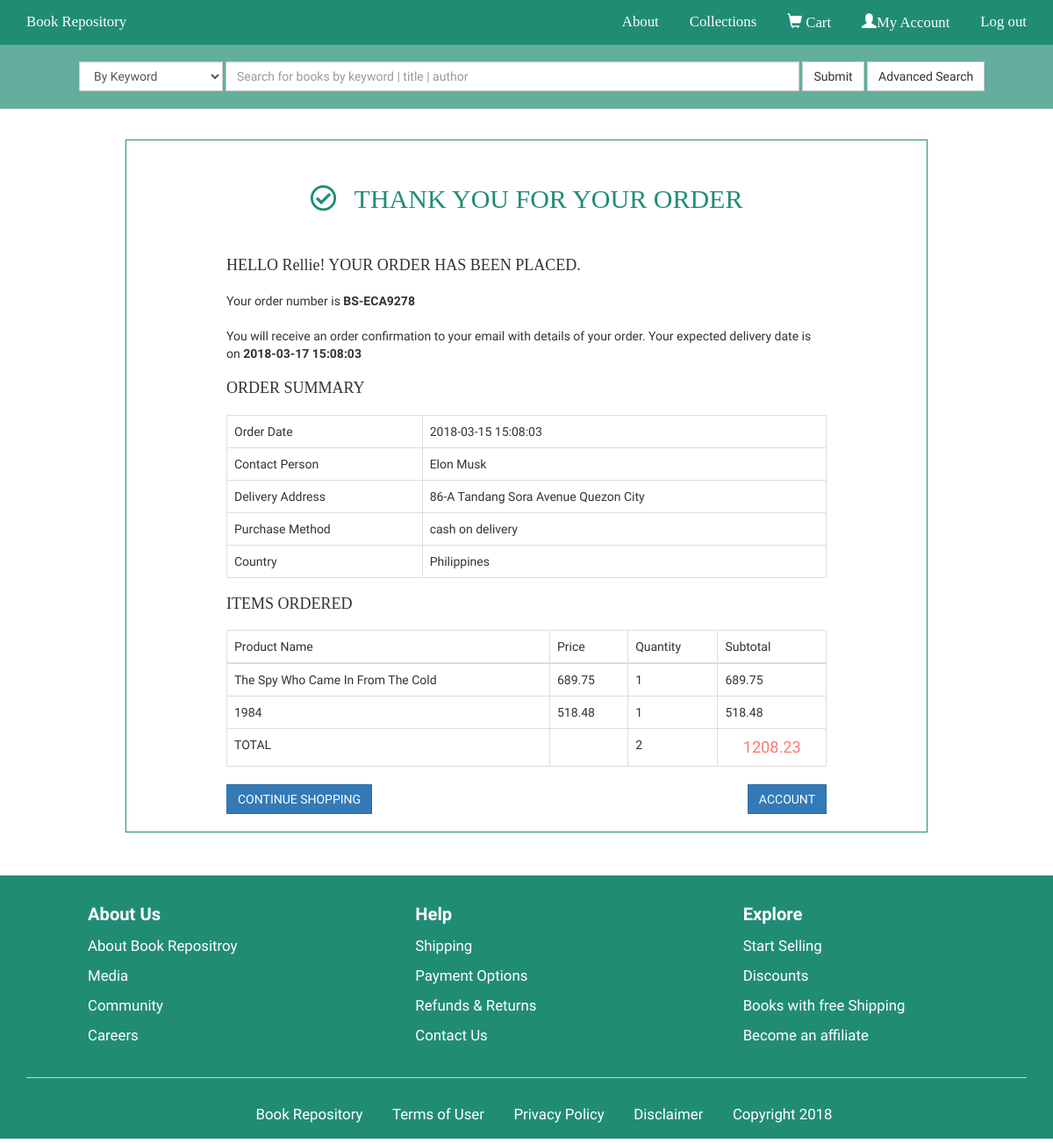
The page /order_success.php (signed in) on the database as committed earlier.
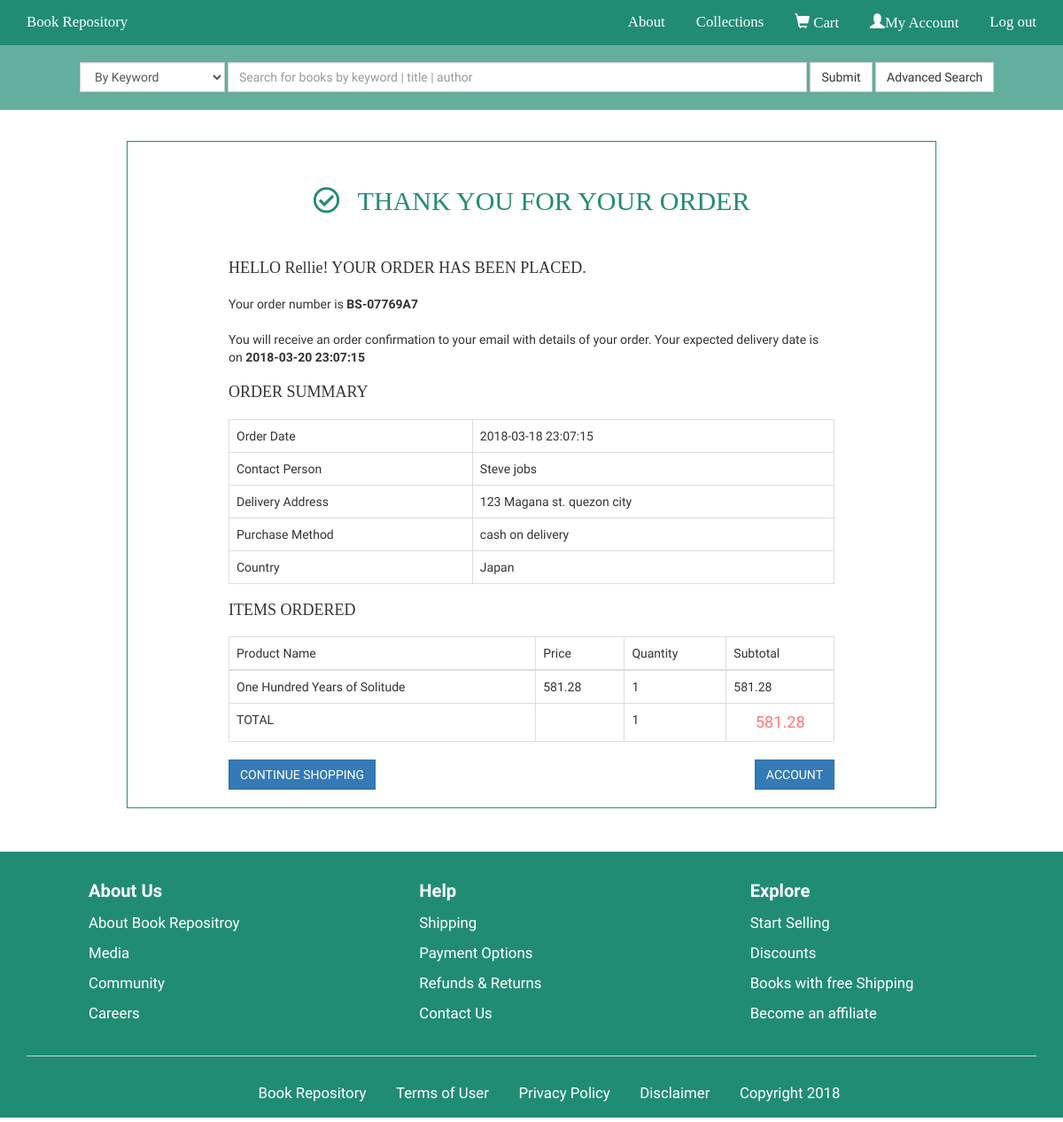
The same page on the database as committed later.
### tables this page shows
CREATE TABLE `orders` (
  `id` int(11) NOT NULL AUTO_INCREMENT,
  `customer_id` int(11) NOT NULL,
  `order_status_id` int(11) NOT NULL DEFAULT '1',
  `payment_options_id` int(11) NOT NULL DEFAULT '1',
  `reference_no` varchar(15) NOT NULL,
  `order_date` datetime NOT NULL,
  `total_price` decimal(10,2) NOT NULL,
  `shipping_date` datetime NOT NULL,
  `delivery_address` varchar(255) NOT NULL,
  `contact_person` varchar(255) NOT NULL,
  `country` varchar(30) NOT NULL,
  `zip_code` int(10) NOT NULL,
  `mobile_no` varchar(30) NOT NULL,
  `telephone_no` varchar(30) NOT NULL,
  `email` varchar(50) NOT NULL,
  PRIMARY KEY (`id`),
  UNIQUE KEY `reference_no` (`reference_no`),
  UNIQUE KEY `order_date` (`order_date`),
  KEY `orders_fk0` (`customer_id`),
  KEY `orders_fk1` (`order_status_id`),
  KEY `orders_fk2` (`payment_options_id`),
  CONSTRAINT `orders_fk0` FOREIGN KEY (`customer_id`) REFERENCES `users` (`id`),
  CONSTRAINT `orders_fk1` FOREIGN KEY (`order_status_id`) REFERENCES `order_statuses` (`id`),
  CONSTRAINT `orders_fk2` FOREIGN KEY (`payment_options_id`) REFERENCES `payment_options` (`id`)
);

CREATE TABLE `payment_options` (
  `id` int(11) NOT NULL AUTO_INCREMENT,
  `type` varchar(50) NOT NULL,
  PRIMARY KEY (`id`)
);

CREATE TABLE `order_items` (
  `id` int(11) NOT NULL AUTO_INCREMENT,
  `order_id` int(11) NOT NULL,
  `book_id` int(11) NOT NULL,
  `price_per_item` decimal(10,2) NOT NULL,
  `quantity` int(11) NOT NULL,
  `total_price_per_item` decimal(10,2) NOT NULL,
  PRIMARY KEY (`id`),
  KEY `order_items_fk0` (`order_id`),
  KEY `order_items_fk1` (`book_id`),
  CONSTRAINT `order_items_fk0` FOREIGN KEY (`order_id`) REFERENCES `orders` (`id`),
  CONSTRAINT `order_items_fk1` FOREIGN KEY (`book_id`) REFERENCES `books` (`id`)
);

CREATE TABLE `books` (
  `id` int(11) NOT NULL AUTO_INCREMENT,
  `title` varchar(100) NOT NULL,
  `author_id` int(11) NOT NULL,
  `genre_id` int(11) NOT NULL,
  `quantity` int(11) NOT NULL,
  `description` varchar(255) NOT NULL,
  `price` decimal(10,2) NOT NULL,
  `image` varchar(255) NOT NULL,
  PRIMARY KEY (`id`),
  KEY `books_fk0` (`author_id`),
  KEY `books_fk1` (`genre_id`),
  CONSTRAINT `books_fk0` FOREIGN KEY (`author_id`) REFERENCES `authors` (`id`),
  CONSTRAINT `books_fk1` FOREIGN KEY (`genre_id`) REFERENCES `genres` (`id`)
);

### mysqli_connect.php (called while the page is built, shortened)
<?php
function db_connect() {
	static $dbconn;
	if($dbconn === NULL) {
		$dbconn = @mysqli_connect('localhost', 'root', '', 'bookstore_capstone2');
	}
	return $dbconn;
}

### order_success.php (the view, shortened to what this page needs)
<?php
include 'partials/header.php';
require 'mysqli_connect.php';
$db_connect = db_connect();
?>
</head>
<body>
	<?php
	include 'partials/navigation.php';
	include 'partials/searchbox.php';
	?>
	<div class="container">
		<div class="order-success">
			<h2 class="text-center"><i class="far fa-check-circle"></i>THANK YOU FOR YOUR ORDER</h2>
			<div class="row">
				<div class="col-lg-12">
					<div class="order-message">
						<?php
						$order_pullup_query = "SELECT o.id, o.contact_person, o.reference_no, o.order_date, o.shipping_date, o.delivery_address, o.country, o.total_price, po.type  FROM orders o INNER JOIN payment_options po ON o.payment_options_id = po.id ORDER BY o.id DESC LIMIT 1";
						$order_pullup_result = mysqli_query(db_connect(), $order_pullup_query);
						if(mysqli_num_rows($order_pullup_result) == 1) {
							$order = mysqli_fetch_assoc($order_pullup_result);
							$order_id = $order['id'];
							echo '
								<h4>HELLO ' . $_SESSION['first_name'] . '! YOUR ORDER HAS BEEN PLACED.</h4>
								<p>Your order number is <strong>' . $order['reference_no'] . '</strong></p>
								<p>You will receive an order confirmation to your email with details of your order. Your expected delivery date is on <strong>' . $order['shipping_date'] . '</strong></p>
								<h4>ORDER SUMMARY</h4>
								<table class="table table-bordered">
									<tr>
										<td>Order Date</td>
										<td>' . $order['order_date'] . '</td>
									</tr>
									<tr>
										<td>Contact Person</td>
										<td>' . $order['contact_person'] . '</td>
									</tr>
									<tr>
										<td>Delivery Address</td>
										<td>' . $order['delivery_address'] . '</td>
									</tr>
									<tr>
										<td>Purchase Method</td>
										<td>' . $order['type'] . '</td>
									</tr>
									<tr>
										<td>Country</td>
										<td>' . $order['country'] . '</td>
									</tr>
								</table>
							';
						}
						?>
						<h4>ITEMS ORDERED</h4>
						<table class="table table-bordered">
							<thead>
								<tr>
									<td>Product Name</td>
									<td>Price</td>
									<td>Quantity</td>
									<td>Subtotal</td>
								</tr>
							</thead>
							<tbody>
							<?php
							$total_price = 0;
							$total_quantity = 0;
							$order_item_query = "SELECT b.title, oi.price_per_item, oi.quantity, oi.total_price_per_item FROM order_items oi INNER JOIN books b ON oi.book_id=b.id WHERE oi.order_id=$order_id";
							$order_item_result = mysqli_query($db_connect, $order_item_query);
							if(mysqli_num_rows($order_item_result) > 0) {
								while($order_item = mysqli_fetch_assoc($order_item_result)) {
									$subtotal = ($order_item['quantity'] * $order_item['price_per_item']);
									$total_price += $subtotal;
									$total_quantity += $order_item['quantity'];
									echo '
										<tr>
											<td>'.$order_item['title'].'</td>
											<td>'.$order_item['price_per_item'].'</td>
											<td>'.$order_item['quantity'].'</td>
											<td>'.$order_item['total_price_per_item'].'</td>
										</tr>
									';
								}
								echo '</tbody>';
								echo '
										<tfoot>
											<tr>
												<td>TOTAL</td>
												<td></td>
												<td>'.$total_quantity.'</td>
												<td class="price">'.$total_price.'</td>
											</tr>
										</tfoot>
								';
							}
							?>
						</table>
						<button class="btn btn-primary">CONTINUE SHOPPING</button>
						<button class="btn btn-primary pull-right">ACCOUNT</button>
					</div>
				</div>
			</div>
		</div>
	</div>
<?php
include 'partials/foot.php';
include 'partials/footer.php';
?>

Rows that differ between the two databases and show on the page:
no longer on this page (row edited): orders: reference_no "BS-ECA9278", shipping_date "2018-03-17 15:08:03", order_date "2018-03-15 15:08:03", contact_person "Elon Musk", delivery_address "86-A Tandang Sora Avenue Quezon City", payment_options.type "cash on delivery", country "Philippines"
no longer on this page (row unchanged): order_items: book.title "The Spy Who Came In From The Cold", price_per_item "689.75", quantity "1", total_price_per_item "689.75"
no longer on this page (row unchanged): order_items: book.title "1984", price_per_item "518.48", quantity "1", total_price_per_item "518.48"
added orders: reference_no "BS-07769A7", shipping_date "2018-03-20 23:07:15", order_date "2018-03-18 23:07:15", contact_person "Steve jobs", delivery_address "123 Magana st. quezon city", payment_options.type "cash on delivery", country "Japan"
added order_items: book.title "One Hundred Years of Solitude", price_per_item "581.28", quantity "1", total_price_per_item "581.28"
Other text that changed with them:
$total_quantity: "2" → "1"
$total_price: "1208.23" → "581.28"
